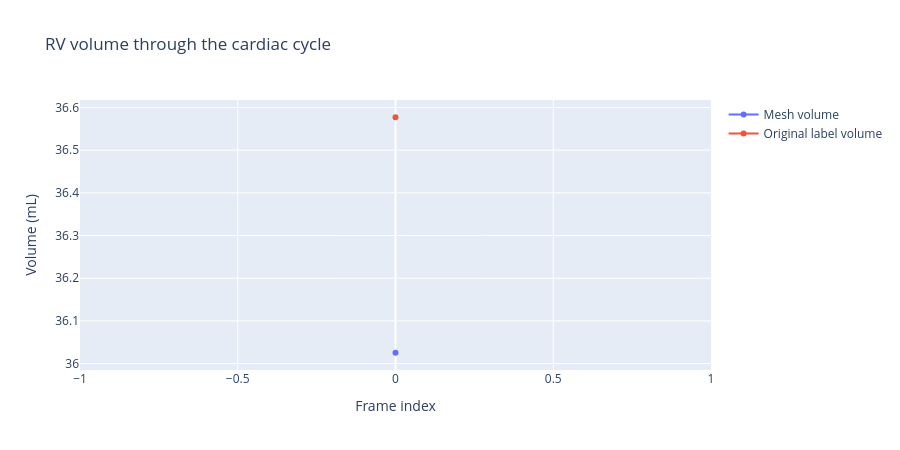
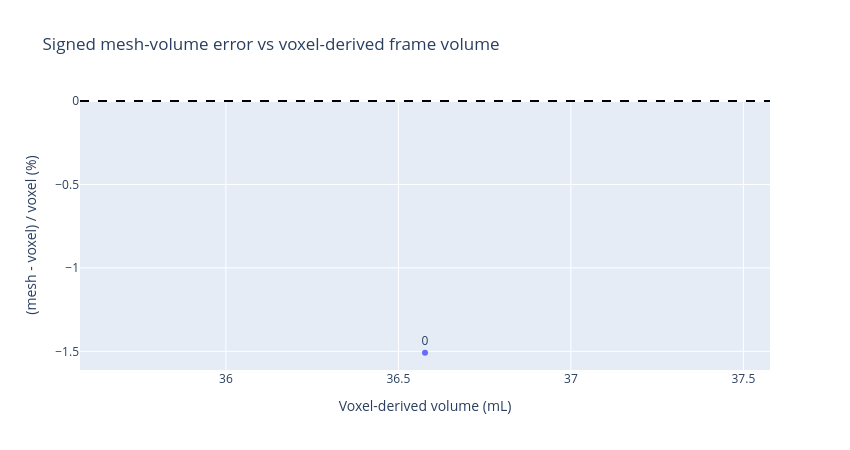

Notebook code cell kept with these figures, in order:
### Code cell
# 2. Physiological plausibility and systematic volume-bias characterization.
mesh_volumes_ml = np.array([row['mesh_ml'] for row in volume_rows], dtype=float)
voxel_volumes_ml = np.array([row['voxel_ml'] for row in volume_rows], dtype=float)
signed_percent_errors = 100.0 * (mesh_volumes_ml - voxel_volumes_ml) / voxel_volumes_ml
ed_index = int(np.nanargmax(mesh_volumes_ml))
es_index = int(np.nanargmin(mesh_volumes_ml))
rvedv_ml, rvesv_ml = float(mesh_volumes_ml[ed_index]), float(mesh_volumes_ml[es_index])
stroke_volume_ml = rvedv_ml - rvesv_ml
rvef_percent = 100.0 * stroke_volume_ml / rvedv_ml
voxel_ed_index, voxel_es_index = int(np.nanargmax(voxel_volumes_ml)), int(np.nanargmin(voxel_volumes_ml))
voxel_rvef_percent = 100.0 * (voxel_volumes_ml.max() - voxel_volumes_ml.min()) / voxel_volumes_ml.max()
rvef_difference_pp = rvef_percent - voxel_rvef_percent
bias_correlation = float(np.corrcoef(voxel_volumes_ml, signed_percent_errors)[0, 1])
print(f'RVEDV: {rvedv_ml:.2f} mL (mesh, frame {ed_index})')
print(f'RVESV: {rvesv_ml:.2f} mL (mesh, frame {es_index})')
print(f'RV stroke volume: {stroke_volume_ml:.2f} mL')
print(f'Mesh-derived RVEF: {rvef_percent:.2f}%')
print(f'Voxel-derived RVEF: {voxel_rvef_percent:.2f}% (ED frame {voxel_ed_index}, ES frame {voxel_es_index})')
print(f'RVEF difference, mesh minus voxel: {rvef_difference_pp:.2f} percentage points')
print(f'Correlation of signed percent volume error with voxel volume: r={bias_correlation:.3f}')
if 45.0 <= rvef_percent <= 70.0:
    print('Sanity check: mesh-derived RVEF is in the approximate 45-70% reconstruction reference range; this is not a clinical diagnosis.')
else:
    print('Sanity check: mesh-derived RVEF is outside the approximate 45-70% reference range; check segmentation and reconstruction assumptions.')
if bias_correlation < -0.4:
    print('Bias assessment: underestimation becomes larger as volume increases, consistent with the ED-focused 2-3.6% bias observed in this case.')
elif bias_correlation > 0.4:
    print('Bias assessment: signed error increases with volume; inspect the per-frame values before downstream use.')
else:
    print('Bias assessment: no strong linear volume-error correlation was measured on this case.')
fig_volume = go.Figure()
fig_volume.add_trace(go.Scatter(x=[row['frame'] for row in volume_rows], y=mesh_volumes_ml, mode='lines+markers', name='Mesh volume'))
fig_volume.add_trace(go.Scatter(x=[row['frame'] for row in volume_rows], y=voxel_volumes_ml, mode='lines+markers', name='Original label volume'))
fig_volume.update_layout(title='RV volume through the cardiac cycle', xaxis_title='Frame index', yaxis_title='Volume (mL)', width=900, height=450)
fig_volume.show()
fig_bias = go.Figure(data=[go.Scatter(x=voxel_volumes_ml, y=signed_percent_errors, mode='markers+text', text=[str(row['frame']) for row in volume_rows], textposition='top center')])
fig_bias.add_hline(y=0.0, line_dash='dash', line_color='black')
fig_bias.update_layout(title='Signed mesh-volume error vs voxel-derived frame volume', xaxis_title='Voxel-derived volume (mL)', yaxis_title='(mesh - voxel) / voxel (%)', width=850, height=450)
fig_bias.show()

### Figure 1 — Plotly figure (JSON) as saved in the notebook; plotly's stock layout.template omitted (floating-point values rounded to 4 significant figures)
{"data": [{"mode": "lines+markers", "name": "Mesh volume", "type": "scatter", "x": [0], "y": [36.03]}, {"mode": "lines+markers", "name": "Original label volume", "type": "scatter", "x": [0], "y": [36.58]}], "layout": {"height": 450, "title": {"text": "RV volume through the cardiac cycle"}, "width": 900, "xaxis": {"title": {"text": "Frame index"}}, "yaxis": {"title": {"text": "Volume (mL)"}}}}

### Figure 2 — Plotly figure (JSON) as saved in the notebook; plotly's stock layout.template omitted (floating-point values rounded to 4 significant figures)
{"data": [{"mode": "markers+text", "text": ["0"], "textposition": "top center", "type": "scatter", "x": [36.58], "y": [-1.509]}], "layout": {"height": 450, "shapes": [{"line": {"color": "black", "dash": "dash"}, "type": "line", "x0": 0, "x1": 1, "xref": "x domain", "y0": 0, "y1": 0, "yref": "y"}], "title": {"text": "Signed mesh-volume error vs voxel-derived frame volume"}, "width": 850, "xaxis": {"title": {"text": "Voxel-derived volume (mL)"}}, "yaxis": {"title": {"text": "(mesh - voxel) / voxel (%)"}}}}
